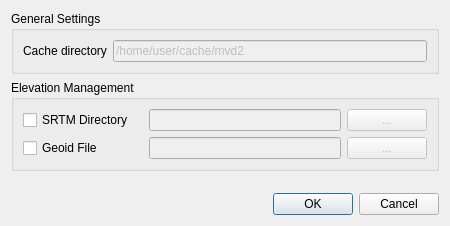
<?xml version="1.0" encoding="UTF-8"?>
<ui version="4.0">
 <class>mvd::PreferencesDialog</class>
 <widget class="QDialog" name="mvd::PreferencesDialog">
  <property name="windowModality">
   <enum>Qt::ApplicationModal</enum>
  </property>
  <property name="geometry">
   <rect>
    <x>0</x>
    <y>0</y>
    <width>446</width>
    <height>226</height>
   </rect>
  </property>
  <property name="sizePolicy">
   <sizepolicy hsizetype="Minimum" vsizetype="Minimum">
    <horstretch>0</horstretch>
    <verstretch>0</verstretch>
   </sizepolicy>
  </property>
  <property name="windowTitle">
   <string>Preferences</string>
  </property>
  <property name="locale">
   <locale language="C" country="AnyCountry"/>
  </property>
  <layout class="QVBoxLayout" name="verticalLayout_2">
   <item>
    <layout class="QVBoxLayout" name="verticalLayout">
     <item>
      <widget class="QGroupBox" name="groupBox">
       <property name="sizePolicy">
        <sizepolicy hsizetype="Preferred" vsizetype="Preferred">
         <horstretch>0</horstretch>
         <verstretch>0</verstretch>
        </sizepolicy>
       </property>
       <property name="title">
        <string>General Settings</string>
       </property>
       <layout class="QGridLayout" name="gridLayout_2">
        <item row="0" column="0">
         <widget class="QLabel" name="cacheDirLabel">
          <property name="sizePolicy">
           <sizepolicy hsizetype="Minimum" vsizetype="Minimum">
            <horstretch>0</horstretch>
            <verstretch>0</verstretch>
           </sizepolicy>
          </property>
          <property name="text">
           <string>Cache directory</string>
          </property>
         </widget>
        </item>
        <item row="0" column="1">
         <widget class="QLineEdit" name="cacheDirPathLineEdit">
          <property name="enabled">
           <bool>false</bool>
          </property>
          <property name="sizePolicy">
           <sizepolicy hsizetype="Expanding" vsizetype="Minimum">
            <horstretch>0</horstretch>
            <verstretch>0</verstretch>
           </sizepolicy>
          </property>
          <property name="minimumSize">
           <size>
            <width>200</width>
            <height>0</height>
           </size>
          </property>
          <property name="toolTip">
           <string>Location of user dataset-repository.</string>
          </property>
          <property name="text">
           <string>/home/user/cache/mvd2</string>
          </property>
          <property name="readOnly">
           <bool>true</bool>
          </property>
         </widget>
        </item>
       </layout>
      </widget>
     </item>
     <item>
      <widget class="QGroupBox" name="verticalGroupBox">
       <property name="title">
        <string>Elevation Management</string>
       </property>
       <layout class="QGridLayout" name="gridLayout">
        <item row="1" column="2">
         <widget class="QPushButton" name="geoidButton">
          <property name="enabled">
           <bool>false</bool>
          </property>
          <property name="sizePolicy">
           <sizepolicy hsizetype="Minimum" vsizetype="Minimum">
            <horstretch>0</horstretch>
            <verstretch>0</verstretch>
           </sizepolicy>
          </property>
          <property name="text">
           <string>...</string>
          </property>
         </widget>
        </item>
        <item row="0" column="1">
         <widget class="QLineEdit" name="srtmLineEdit">
          <property name="enabled">
           <bool>false</bool>
          </property>
          <property name="sizePolicy">
           <sizepolicy hsizetype="MinimumExpanding" vsizetype="Minimum">
            <horstretch>0</horstretch>
            <verstretch>0</verstretch>
           </sizepolicy>
          </property>
         </widget>
        </item>
        <item row="0" column="2">
         <widget class="QPushButton" name="srtmButton">
          <property name="enabled">
           <bool>false</bool>
          </property>
          <property name="sizePolicy">
           <sizepolicy hsizetype="Minimum" vsizetype="Minimum">
            <horstretch>0</horstretch>
            <verstretch>0</verstretch>
           </sizepolicy>
          </property>
          <property name="text">
           <string>...</string>
          </property>
         </widget>
        </item>
        <item row="1" column="0">
         <widget class="QCheckBox" name="geoidCheckbox">
          <property name="sizePolicy">
           <sizepolicy hsizetype="Minimum" vsizetype="Minimum">
            <horstretch>0</horstretch>
            <verstretch>0</verstretch>
           </sizepolicy>
          </property>
          <property name="text">
           <string>Geoid File            </string>
          </property>
         </widget>
        </item>
        <item row="1" column="1">
         <widget class="QLineEdit" name="geoidLineEdit">
          <property name="enabled">
           <bool>false</bool>
          </property>
          <property name="sizePolicy">
           <sizepolicy hsizetype="MinimumExpanding" vsizetype="Minimum">
            <horstretch>0</horstretch>
            <verstretch>0</verstretch>
           </sizepolicy>
          </property>
         </widget>
        </item>
        <item row="0" column="0">
         <widget class="QCheckBox" name="srtmCheckbox">
          <property name="sizePolicy">
           <sizepolicy hsizetype="Minimum" vsizetype="Minimum">
            <horstretch>0</horstretch>
            <verstretch>0</verstretch>
           </sizepolicy>
          </property>
          <property name="text">
           <string>SRTM Directory</string>
          </property>
         </widget>
        </item>
       </layout>
      </widget>
     </item>
    </layout>
   </item>
   <item>
    <spacer name="verticalSpacer">
     <property name="orientation">
      <enum>Qt::Vertical</enum>
     </property>
     <property name="sizeHint" stdset="0">
      <size>
       <width>428</width>
       <height>0</height>
      </size>
     </property>
    </spacer>
   </item>
   <item>
    <layout class="QHBoxLayout" name="horizontalLayout">
     <item>
      <spacer name="horizontalSpacer">
       <property name="orientation">
        <enum>Qt::Horizontal</enum>
       </property>
       <property name="sizeHint" stdset="0">
        <size>
         <width>228</width>
         <height>20</height>
        </size>
       </property>
      </spacer>
     </item>
     <item>
      <widget class="QDialogButtonBox" name="buttonBox">
       <property name="sizePolicy">
        <sizepolicy hsizetype="Expanding" vsizetype="Minimum">
         <horstretch>0</horstretch>
         <verstretch>0</verstretch>
        </sizepolicy>
       </property>
       <property name="standardButtons">
        <set>QDialogButtonBox::Cancel|QDialogButtonBox::Ok</set>
       </property>
      </widget>
     </item>
    </layout>
   </item>
  </layout>
 </widget>
 <resources/>
 <connections/>
</ui>
